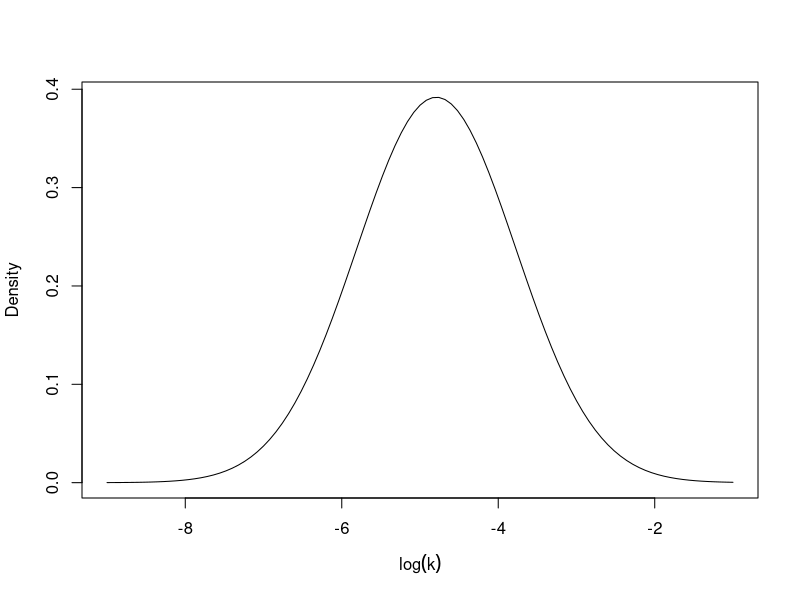
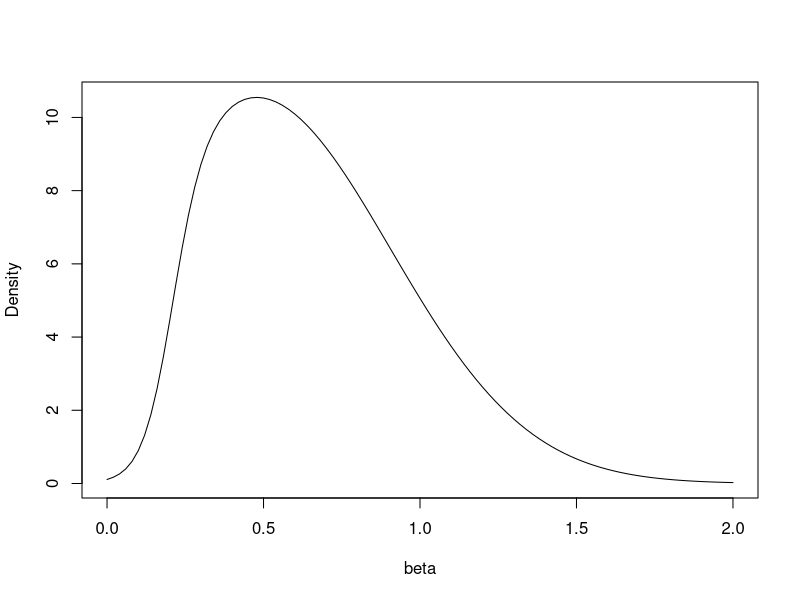
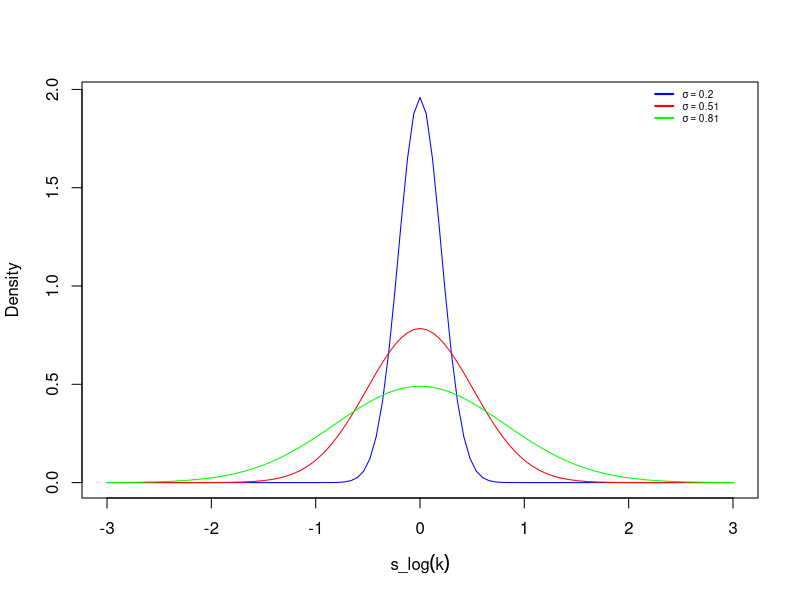
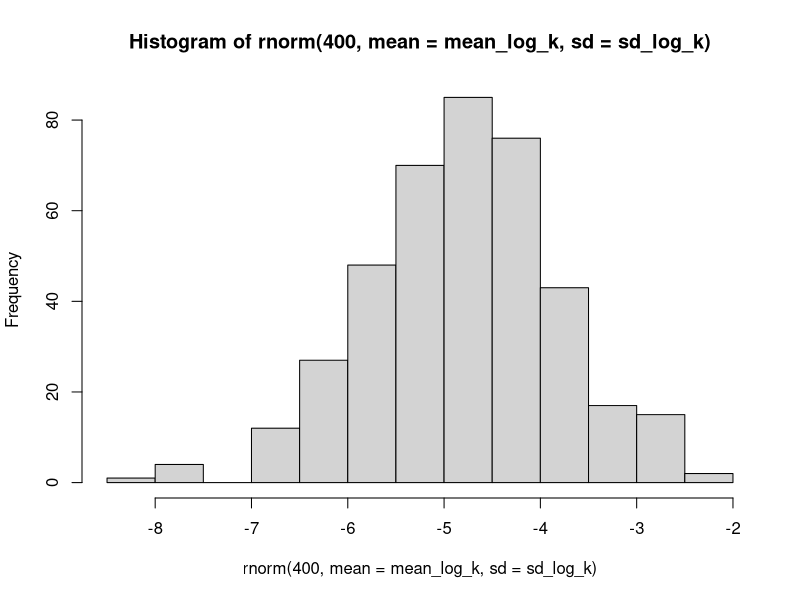
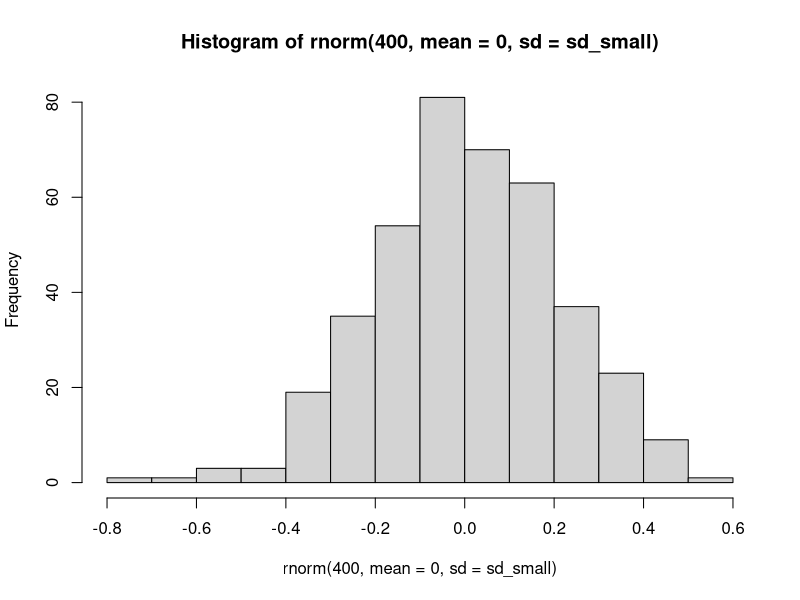
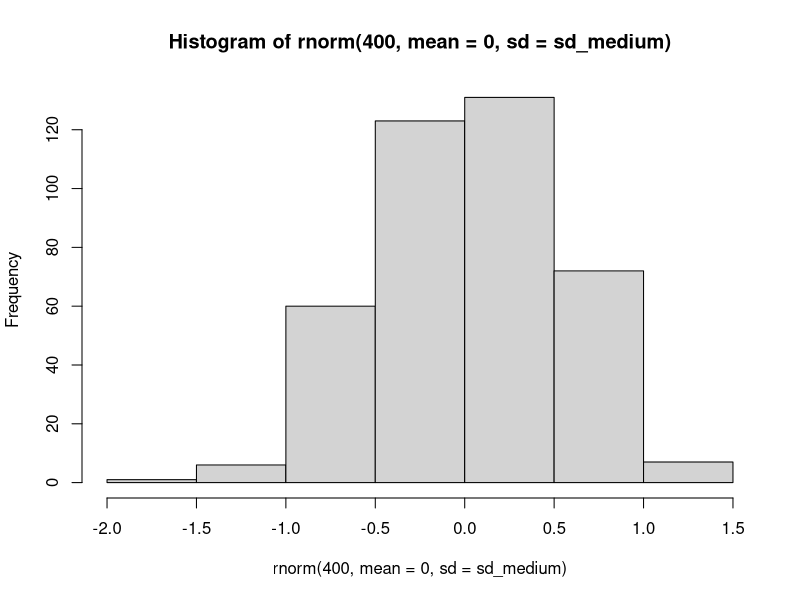
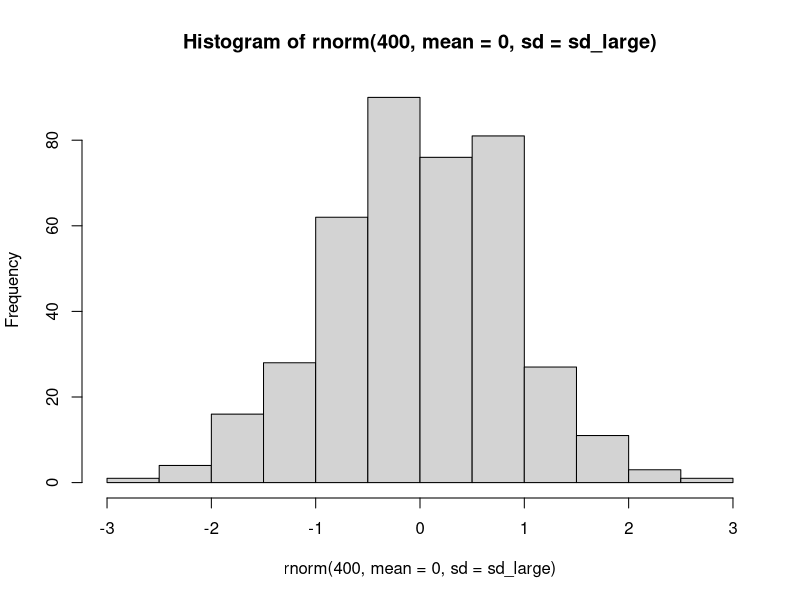
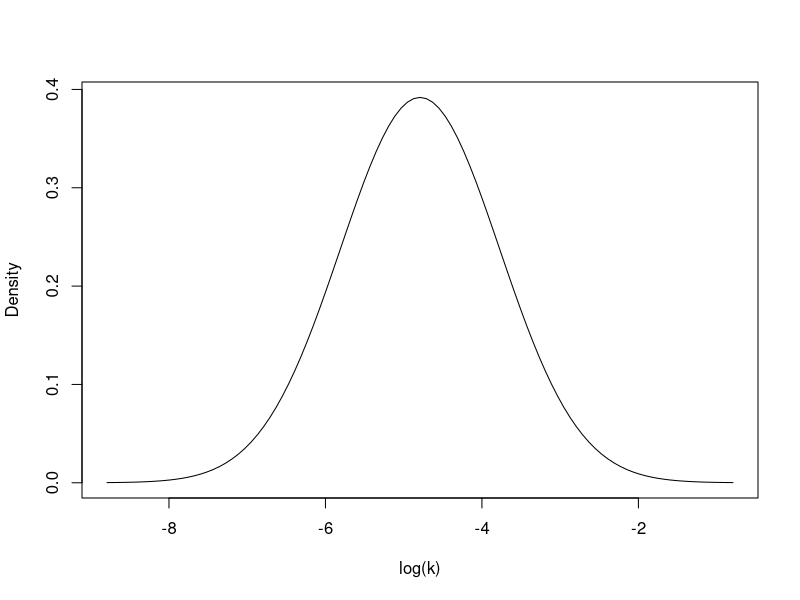

Here is the R script that generated these plots, in order:
library('truncnorm')

mean_log_k <- log(0.0083)
q1_log_k <- log(0.0042)
q3_log_k <- log(0.0166)

mean_beta <- 1/2.16
q1_beta <- 1/1.06
q3_beta <- 1/2.88

sd_log_k <- (q3_log_k - q1_log_k) / 1.35
sd_beta <- (q1_beta - q3_beta) / 1.35

# 50% -> 0.674
z_value <- 1


get_x2 <- function(d, x1, sd){
  x2 <- d * sd + x1
  return(x2)
}

logistic_function <- function(x, k, x0){
  return(10 / (1 + exp(-k * (x - x0))))
}


sd_small <- abs((mean_log_k - get_x2(0.2, mean_log_k, sd_log_k)) / z_value)
sd_medium <- abs((mean_log_k - get_x2(0.5, mean_log_k, sd_log_k)) / z_value)
sd_large <- abs((mean_log_k - get_x2(0.8, mean_log_k, sd_log_k)) / z_value)


x <- seq(-10, 10, length=100)
curve(dnorm(x, mean_log_k, sd_log_k), -9, -1, xlab = expression(log(k)), ylab = 'Density')

curve(dtruncnorm(x, mean = mean_beta, sd = sd_beta, a = 0, b = Inf)
      *logistic_function(x, 20, 0.2), 0, 2, xlab = 'beta', ylab = 'Density')

curve(dnorm(x, 0, sd_small), -3, 3, xlab = expression(s_log(k)), ylab = 'Density', col = 'blue')
curve(dnorm(x, 0, sd_medium), -3, 3, add = TRUE, col = 'red')
curve(dnorm(x, 0, sd_large), -3, 3, add = TRUE, col = 'green')
legend("topright", col = c("blue", "red", "green"), lwd = 2, cex = 0.6, inset = c(0.05, 0), bty = "n",
       legend = c(bquote(sigma == .(round(sd_small, 2))), 
                  bquote(sigma == .(round(sd_medium, 2))),
                  bquote(sigma == .(round(sd_large, 2)))))

# Sampling
hist(rnorm(400, mean = mean_log_k, sd = sd_log_k))
hist(rnorm(400, mean = 0, sd = sd_small))
hist(rnorm(400, mean = 0, sd = sd_medium))
hist(rnorm(400, mean = 0, sd = sd_large))

curve(dnorm(x, mean = mean_log_k, sd = sd_log_k), mean_log_k-4, mean_log_k+4, xlab = 'log(k)', ylab = 'Density')

curve(dnorm(x, mean = mean_beta, sd = sd_beta), mean_beta-2, mean_beta+2, xlab = expression(beta), ylab = 'Density')
curve(logistic_function(x, 1, 3.2), -3, 10, ylim = range(0, 10, 1), xlab = expression(beta), ylab = expression(beta))

x_beta <- rnorm(1000, mean = mean_beta, sd = sd_beta)
hist(x_beta)
hist(logistic_function(x_beta, 1, 3.2), xlab = expression(beta), main = '', xlim = c(0,2.5))
